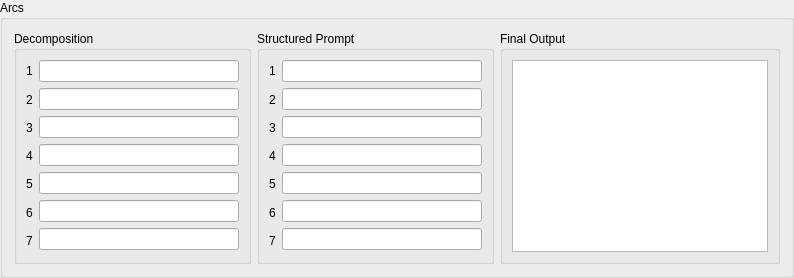
            <widget class="QGroupBox" name="arcsGB">
             <property name="title">
              <string>Arcs</string>
             </property>
             <layout class="QGridLayout" name="gridLayout_4">
              <item row="0" column="3">
               <widget class="QGroupBox" name="finalOutputGB">
                <property name="title">
                 <string>Final Output</string>
                </property>
                <layout class="QHBoxLayout" name="horizontalLayout_41">
                 <item>
                  <widget class="QTextEdit" name="finalOuputTE"/>
                 </item>
                </layout>
               </widget>
              </item>
              <item row="0" column="0">
               <widget class="QGroupBox" name="decompGB">
                <property name="title">
                 <string>Decomposition</string>
                </property>
                <layout class="QHBoxLayout" name="horizontalLayout_40">
                 <item>
                  <layout class="QVBoxLayout" name="verticalLayout_71">
                   <item>
                    <widget class="QLabel" name="arcLabel_1">
                     <property name="text">
                      <string>1</string>
                     </property>
                    </widget>
                   </item>
                   <item>
                    <widget class="QLabel" name="arcLabel_3">
                     <property name="text">
                      <string>2</string>
                     </property>
                    </widget>
                   </item>
                   <item>
                    <widget class="QLabel" name="arcLabel_2">
                     <property name="text">
                      <string>3</string>
                     </property>
                    </widget>
                   </item>
                   <item>
                    <widget class="QLabel" name="arcLabel_4">
                     <property name="text">
                      <string>4</string>
                     </property>
                    </widget>
                   </item>
                   <item>
                    <widget class="QLabel" name="arcLabel_5">
                     <property name="text">
                      <string>5</string>
                     </property>
                    </widget>
                   </item>
                   <item>
                    <widget class="QLabel" name="arcLabel_6">
                     <property name="text">
                      <string>6</string>
                     </property>
                    </widget>
                   </item>
                   <item>
                    <widget class="QLabel" name="arcLabel_7">
                     <property name="text">
                      <string>7</string>
                     </property>
                    </widget>
                   </item>
                  </layout>
                 </item>
                 <item>
                  <layout class="QVBoxLayout" name="verticalLayout_72">
                   <item>
                    <widget class="QLineEdit" name="arcTE_1">
                     <property name="sizePolicy">
                      <sizepolicy hsizetype="Fixed" vsizetype="Fixed">
                       <horstretch>0</horstretch>
                       <verstretch>0</verstretch>
                      </sizepolicy>
                     </property>
                     <property name="minimumSize">
                      <size>
                       <width>200</width>
                       <height>0</height>
                      </size>
                     </property>
                    </widget>
                   </item>
                   <item>
                    <widget class="QLineEdit" name="arcTE_2">
                     <property name="sizePolicy">
                      <sizepolicy hsizetype="Fixed" vsizetype="Fixed">
                       <horstretch>0</horstretch>
                       <verstretch>0</verstretch>
                      </sizepolicy>
                     </property>
                     <property name="minimumSize">
                      <size>
                       <width>200</width>
                       <height>0</height>
                      </size>
                     </property>
                    </widget>
                   </item>
                   <item>
                    <widget class="QLineEdit" name="arcTE_3">
                     <property name="sizePolicy">
                      <sizepolicy hsizetype="Fixed" vsizetype="Fixed">
                       <horstretch>0</horstretch>
                       <verstretch>0</verstretch>
                      </sizepolicy>
                     </property>
                     <property name="minimumSize">
                      <size>
                       <width>200</width>
                       <height>0</height>
                      </size>
                     </property>
                    </widget>
                   </item>
                   <item>
                    <widget class="QLineEdit" name="arcTE_4">
                     <property name="sizePolicy">
                      <sizepolicy hsizetype="Fixed" vsizetype="Fixed">
                       <horstretch>0</horstretch>
                       <verstretch>0</verstretch>
                      </sizepolicy>
                     </property>
                     <property name="minimumSize">
                      <size>
                       <width>200</width>
                       <height>0</height>
                      </size>
                     </property>
                    </widget>
                   </item>
                   <item>
                    <widget class="QLineEdit" name="arcTE_5">
                     <property name="sizePolicy">
                      <sizepolicy hsizetype="Fixed" vsizetype="Fixed">
                       <horstretch>0</horstretch>
                       <verstretch>0</verstretch>
                      </sizepolicy>
                     </property>
                     <property name="minimumSize">
                      <size>
                       <width>200</width>
                       <height>0</height>
                      </size>
                     </property>
                    </widget>
                   </item>
                   <item>
                    <widget class="QLineEdit" name="arcTE_6">
                     <property name="sizePolicy">
                      <sizepolicy hsizetype="Fixed" vsizetype="Fixed">
                       <horstretch>0</horstretch>
                       <verstretch>0</verstretch>
                      </sizepolicy>
                     </property>
                     <property name="minimumSize">
                      <size>
                       <width>200</width>
                       <height>0</height>
                      </size>
                     </property>
                    </widget>
                   </item>
                   <item>
                    <widget class="QLineEdit" name="arcTE_7">
                     <property name="sizePolicy">
                      <sizepolicy hsizetype="Fixed" vsizetype="Fixed">
                       <horstretch>0</horstretch>
                       <verstretch>0</verstretch>
                      </sizepolicy>
                     </property>
                     <property name="minimumSize">
                      <size>
                       <width>200</width>
                       <height>0</height>
                      </size>
                     </property>
                    </widget>
                   </item>
                  </layout>
                 </item>
                </layout>
               </widget>
              </item>
              <item row="0" column="1">
               <widget class="QGroupBox" name="structPromptGB">
                <property name="title">
                 <string>Structured Prompt</string>
                </property>
                <layout class="QHBoxLayout" name="horizontalLayout_5">
                 <item>
                  <layout class="QVBoxLayout" name="verticalLayout_17">
                   <item>
                    <widget class="QLabel" name="triSumLabel_1">
                     <property name="text">
                      <string>1</string>
                     </property>
                    </widget>
                   </item>
                   <item>
                    <widget class="QLabel" name="triSumLabel_2">
                     <property name="text">
                      <string>2</string>
                     </property>
                    </widget>
                   </item>
                   <item>
                    <widget class="QLabel" name="triSumLabel_3">
                     <property name="text">
                      <string>3</string>
                     </property>
                    </widget>
                   </item>
                   <item>
                    <widget class="QLabel" name="triSumLabel_4">
                     <property name="text">
                      <string>4</string>
                     </property>
                    </widget>
                   </item>
                   <item>
                    <widget class="QLabel" name="triSumLabel_5">
                     <property name="text">
                      <string>5</string>
                     </property>
                    </widget>
                   </item>
                   <item>
                    <widget class="QLabel" name="triSumLabel_6">
                     <property name="text">
                      <string>6</string>
                     </property>
                    </widget>
                   </item>
                   <item>
                    <widget class="QLabel" name="triSumLabel_7">
                     <property name="text">
                      <string>7</string>
                     </property>
                    </widget>
                   </item>
                  </layout>
                 </item>
                 <item>
                  <layout class="QVBoxLayout" name="verticalLayout_18">
                   <item>
                    <widget class="QLineEdit" name="triSumLE_1">
                     <property name="sizePolicy">
                      <sizepolicy hsizetype="Fixed" vsizetype="Fixed">
                       <horstretch>0</horstretch>
                       <verstretch>0</verstretch>
                      </sizepolicy>
                     </property>
                     <property name="minimumSize">
                      <size>
                       <width>200</width>
                       <height>0</height>
                      </size>
                     </property>
                    </widget>
                   </item>
                   <item>
                    <widget class="QLineEdit" name="triSumLE_2">
                     <property name="sizePolicy">
                      <sizepolicy hsizetype="Fixed" vsizetype="Fixed">
                       <horstretch>0</horstretch>
                       <verstretch>0</verstretch>
                      </sizepolicy>
                     </property>
                     <property name="minimumSize">
                      <size>
                       <width>200</width>
                       <height>0</height>
                      </size>
                     </property>
                    </widget>
                   </item>
                   <item>
                    <widget class="QLineEdit" name="triSumLE_3">
                     <property name="sizePolicy">
                      <sizepolicy hsizetype="Fixed" vsizetype="Fixed">
                       <horstretch>0</horstretch>
                       <verstretch>0</verstretch>
                      </sizepolicy>
                     </property>
                     <property name="minimumSize">
                      <size>
                       <width>200</width>
                       <height>0</height>
                      </size>
                     </property>
                    </widget>
                   </item>
                   <item>
                    <widget class="QLineEdit" name="triSumLE_4">
                     <property name="sizePolicy">
                      <sizepolicy hsizetype="Fixed" vsizetype="Fixed">
                       <horstretch>0</horstretch>
                       <verstretch>0</verstretch>
                      </sizepolicy>
                     </property>
                     <property name="minimumSize">
                      <size>
                       <width>200</width>
                       <height>0</height>
                      </size>
                     </property>
                    </widget>
                   </item>
                   <item>
                    <widget class="QLineEdit" name="triSumLE_5">
                     <property name="sizePolicy">
                      <sizepolicy hsizetype="Fixed" vsizetype="Fixed">
                       <horstretch>0</horstretch>
                       <verstretch>0</verstretch>
                      </sizepolicy>
                     </property>
                     <property name="minimumSize">
                      <size>
                       <width>200</width>
                       <height>0</height>
                      </size>
                     </property>
                    </widget>
                   </item>
                   <item>
                    <widget class="QLineEdit" name="triSumLE_6">
                     <property name="sizePolicy">
                      <sizepolicy hsizetype="Fixed" vsizetype="Fixed">
                       <horstretch>0</horstretch>
                       <verstretch>0</verstretch>
                      </sizepolicy>
                     </property>
                     <property name="minimumSize">
                      <size>
                       <width>200</width>
                       <height>0</height>
                      </size>
                     </property>
                    </widget>
                   </item>
                   <item>
                    <widget class="QLineEdit" name="triSumLE_7">
                     <property name="sizePolicy">
                      <sizepolicy hsizetype="Fixed" vsizetype="Fixed">
                       <horstretch>0</horstretch>
                       <verstretch>0</verstretch>
                      </sizepolicy>
                     </property>
                     <property name="minimumSize">
                      <size>
                       <width>200</width>
                       <height>0</height>
                      </size>
                     </property>
                    </widget>
                   </item>
                  </layout>
                 </item>
                </layout>
               </widget>
              </item>
             </layout>
            </widget>
